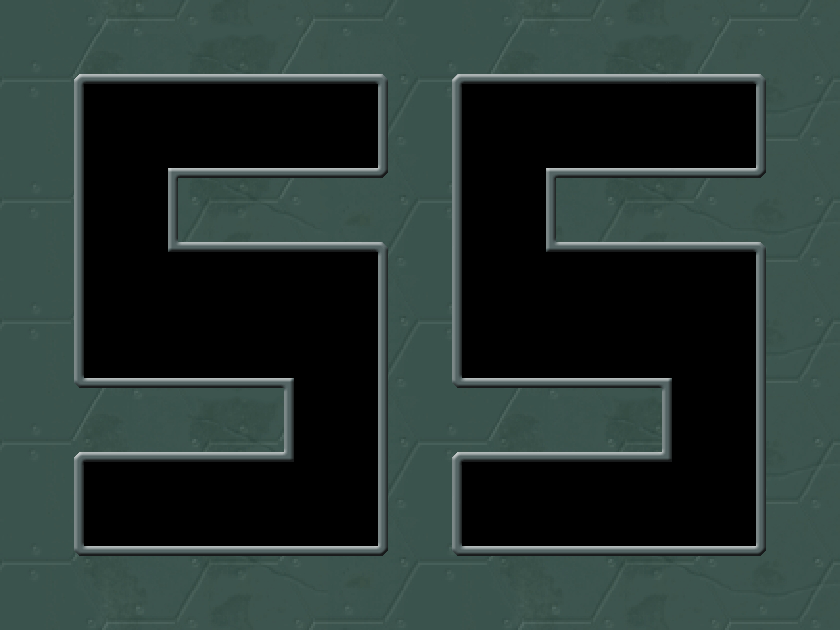

Rendered tile map (Tiled .tmx) drawn with the repository's tilesets; below, a short description and the map source with its tile grids summarised:
An orthogonal 20x15 tile map with 42x42 px tiles, 1 tile layer (map) and 19 objects (5x emy_zhu, 4x dec_tong, 3x emy_lang, 2x dec_oneBox, 2x dec_godeng, ...).

<map version="1.0" orientation="orthogonal" width="20" height="15" tilewidth="42" tileheight="42">
 <tileset firstgid="1" name="level2" tilewidth="42" tileheight="42">
  <image source="level2.png" width="840" height="630" />
  <tile id="42">
   <properties>
    <property name="tag" value="1" />
   </properties>
  </tile>
 </tileset>
 <layer name="map" width="20" height="15">
  <data>[300 cells, 300 non-empty, 187 distinct tile ids]</data>
 </layer>
 <objectgroup name="data" width="20" height="15">
  <object name="na" x="252" y="126" width="42" height="42" />
  <object name="dec_tie" x="168" y="84" width="42" height="42">
   <properties>
    <property name="any" value="1" />
   </properties>
  </object>
  <object name="nag" x="630" y="126" width="42" height="42">
   <properties>
    <property name="any" value="0" />
   </properties>
  </object>
  <object name="dec_oneBox" x="504" y="336" width="42" height="42">
   <properties>
    <property name="any" value="0" />
   </properties>
  </object>
  <object name="dec_oneBox" x="126" y="336" width="42" height="42">
   <properties>
    <property name="any" value="0" />
   </properties>
  </object>
  <object name="dec_tong" x="546" y="504" width="42" height="42">
   <properties>
    <property name="any" value="0" />
   </properties>
  </object>
  <object name="dec_tong" x="126" y="504" width="42" height="42">
   <properties>
    <property name="any" value="0" />
    <property name="flipX" value="1" />
   </properties>
  </object>
  <object name="dec_tong" x="252" y="504" width="42" height="42">
   <properties>
    <property name="any" value="0" />
    <property name="flipX" value="1" />
   </properties>
  </object>
  <object name="emy_lang" x="84" y="504" width="42" height="42">
   <properties>
    <property name="flipX" value="1" />
    <property name="max" value="8" />
    <property name="min" value="2" />
    <property name="speed" value="1" />
   </properties>
  </object>
  <object name="emy_zhu" x="168" y="336" width="42" height="42">
   <properties>
    <property name="flipX" value="1" />
   </properties>
  </object>
  <object name="emy_lang" x="126" y="504" width="42" height="42">
   <properties>
    <property name="flipX" value="1" />
    <property name="max" value="8" />
    <property name="min" value="2" />
    <property name="speed" value="1" />
   </properties>
  </object>
  <object name="emy_lang" x="168" y="504" width="42" height="42">
   <properties>
    <property name="flipX" value="1" />
    <property name="max" value="8" />
    <property name="min" value="2" />
    <property name="speed" value="1" />
   </properties>
  </object>
  <object name="emy_zhu" x="588" y="336" width="42" height="42">
   <properties>
    <property name="flipX" value="1" />
   </properties>
  </object>
  <object name="dec_tong" x="588" y="504" width="42" height="42">
   <properties>
    <property name="any" value="0" />
    <property name="flipX" value="1" />
   </properties>
  </object>
  <object name="emy_zhu" x="630" y="504" width="42" height="42">
   <properties>
    <property name="max" value="17" />
    <property name="min" value="11" />
    <property name="speed" value="1" />
   </properties>
  </object>
  <object name="emy_zhu" x="672" y="504" width="42" height="42">
   <properties>
    <property name="max" value="17" />
    <property name="min" value="11" />
    <property name="speed" value="1" />
   </properties>
  </object>
  <object name="emy_zhu" x="714" y="504" width="42" height="42">
   <properties>
    <property name="max" value="17" />
    <property name="min" value="11" />
    <property name="speed" value="1" />
   </properties>
  </object>
  <object name="dec_godeng" x="252" y="84" width="42" height="42">
   <properties>
    <property name="any" value="1" />
   </properties>
  </object>
  <object name="dec_godeng" x="630" y="84" width="42" height="42">
   <properties>
    <property name="any" value="1" />
   </properties>
  </object>
 </objectgroup>
</map>
